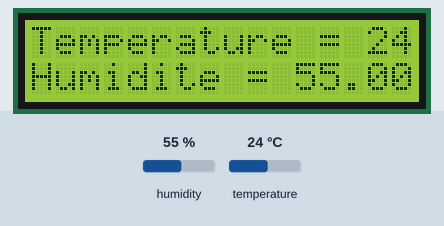
Simulated run of this sketch. Board: Arduino Uno, built with avr-gcc and run on an emulated ATmega328P. Shown: 16×2 character LCD. Inputs (shaded band) come from the test bench; at power-on: humidity 55 %, temperature 24 °C.

Above: at 1.7 s.
1.8 s: humidity set to 22 %
At 3.7 s:
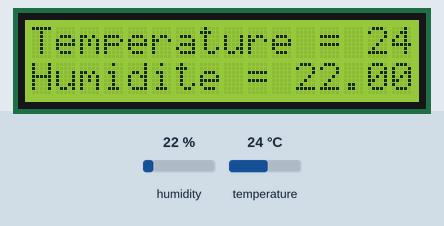
4.7 s: temperature set to 12 °C
At 6.6 s:
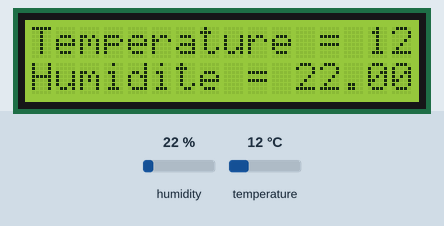
7.6 s: humidity set to 40 %
At 10.0 s:
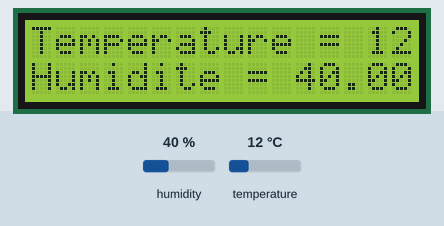
11.0 s: temperature set to 19 °C
At 12.9 s:
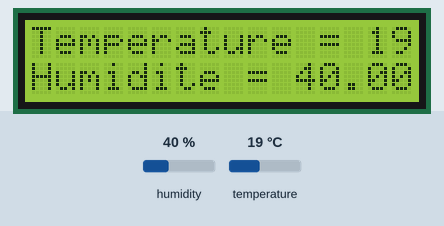
Timing chart, 0 to 14.4 s (numbered marks = the images above; inputs shaded):
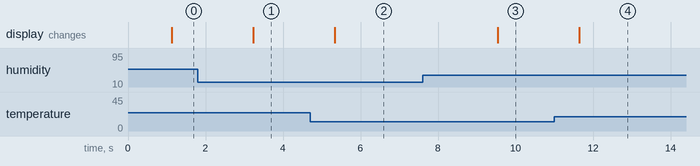

Measured:
- after the input at 1.8 s, the display: changes after 1.4 s (image 1)
- after the input at 4.7 s, the display: changes after 0.63 s (image 2)
- after the input at 7.6 s, the display: changes after 1.9 s (image 3)
- after the input at 11.0 s, the display: changes after 0.64 s (image 4)

The sketch:

temphumidite.ino
```cpp
#include <LiquidCrystal_I2C.h>
#include  <Wire.h>
LiquidCrystal_I2C lcd(0x27,  16, 2);
#include "DHT.h"
#define DHTPIN 2
#define DHTTYPE DHT11
DHT dht(DHTPIN, DHTTYPE);

void setup() {
  // Initialise la capteur DHT11
  dht.begin();
  // Initialize LCD screen
  lcd.init();
  // Turn on the backlight
  lcd.backlight();

  Serial.begin(9600);


}

void loop() {
  // Wait for a second
  delay(1000);

  // Tell the screen to write on the top row
  lcd.setCursor(0, 0);
  // Write on the top row
  lcd.print("Temperature = " + String(dht.readTemperature())+" °C");

  // Tell the screen to write on the bottom row
  lcd.setCursor(0, 1);
  // Write on the bottom row
  lcd.print("Humidite = " + String(dht.readHumidity())+" %");
}
```
